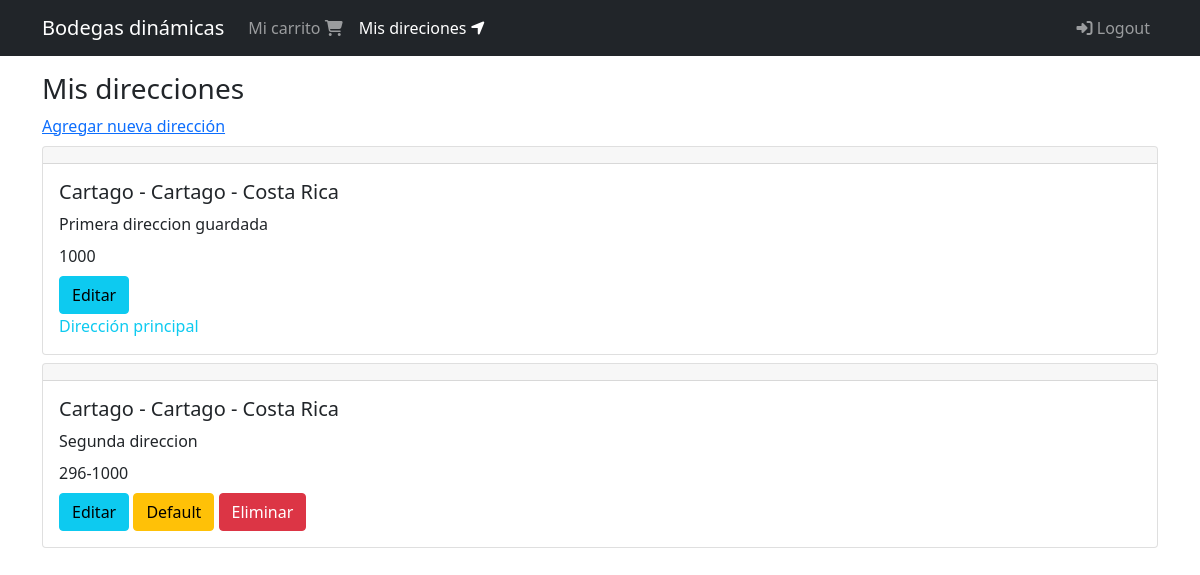
/direcciones/ (signed in), run on an earlier commit of the app's database.
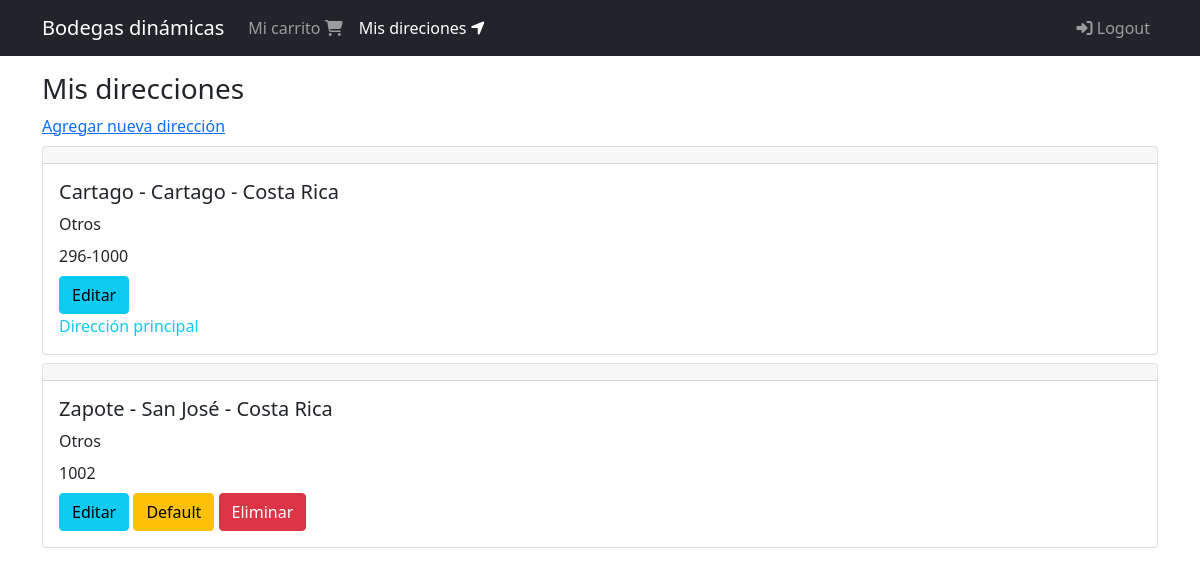
And on a later commit of the database.
### shipping_addresses/models.py (models this page shows, shortened)
class ShippingAddress(models.Model):
  user = models.ForeignKey(User, null=False, blank=False, on_delete=models.CASCADE )
  line1 = models.CharField(max_length=200)
  line2 = models.CharField(max_length=200, blank=True)
  city = models.CharField(max_length=100)
  state = models.CharField(max_length=100)
  country = models.CharField(max_length=50)
  reference = models.CharField(max_length=300)
  postal_code = models.CharField(max_length=20, null=False, blank=False)
  default = models.BooleanField(default=False)
  created_at = models.DateTimeField(auto_now_add=True)
  @property
  def address(self):
    return '{} - {} - {}'.format(self.city, self.state, self.country)

### shipping_addresses/views.py (the view)
# urls.py: path('', views.ShippingAddressListView.as_view(), name='shipping_addresses'),
class ShippingAddressListView(LoginRequiredMixin, ListView):
  login_url = 'login'
  model = ShippingAddress
  template_name = 'shipping_addresses/shipping_addresses.html'
  def get_queryset(self):
    return ShippingAddress.objects.filter(user=self.request.user).order_by('-default')

### shipping_addresses/templates/shipping_addresses/shipping_addresses.html
{% extends 'base.html' %}
{% block content %}
  <div class="col">
    <div class="h3">
      Mis direcciones
    </div>
    <a href="{% url 'shipping_addresses:create' %}">Agregar nueva dirección</a>
    <div class="mt-2">
      {% for shipping_address in object_list %}
        <div class="mt-2 mb-2">
          {% include 'shipping_addresses/snippets/shipping_address.html' with edit=True %}
        </div>
      {% endfor %}
    </div>
  </div>
{% endblock %}

### templates/base.html (shortened to what this page needs)
{% load static %}
<!DOCTYPE html>
<html lang="en">
<head>
  <link href="https://cdn.jsdelivr.net/npm/bootstrap@5.0.2/dist/css/bootstrap.min.css" rel="stylesheet"
>
</head>
<body>
  {% include 'navbar.html' %}
  <div class="container">
    <div class="row mt-3">
      {% block content %}
      {% endblock %}
    </div>
  </div>
</body>
</html>

### templates/navbar.html (shortened to what this page needs)
{% url 'carts:cart' as cart %}
{% url 'shipping_addresses:shipping_addresses' as shipping_addresses %}
<nav class="navbar navbar-expand-lg bg-dark navbar-dark">
  <div class="container">
    <a href="{% url 'index' %}" class="navbar-brand">Bodegas dinámicas</a>
    <div class="collapse navbar-collapse" id="navb">
      <ul class="navbar-nav">
        <li class="nav-item">
          <a class="nav-link {% if request.path == cart %}active{% endif%}" href="{{ cart }}">
            Mi carrito <span class="fas fa-shopping-cart"></span>
          </a>
        </li>
        {% if user.is_authenticated %}
        <li class="nav-item">
          <a class="nav-link {% if request.path == shipping_addresses %}active{% endif%}" href="{{ shipping_addresses }}">
            Mis direciones <span class="fas fa-location-arrow"></span>
          </a>
        </li>
        {% endif %}
      </ul>
      <ul class="navbar-nav ms-auto">
        {% if user.is_authenticated %}
        <li class="nav-item">
          <a href="{% url 'logout' %}" class="nav-link ">
            <span class="fas fa-sign-in-alt"></span>
            Logout
          </a>
        </li>
        {% endif %}
      </ul>
    </div>
  </div>
</nav>

### shipping_addresses/templates/shipping_addresses/snippets/shipping_address.html
<div class="card">
  <h5 class="card-header"></h5>
  <div class="card-body">
    <h5 class="card-tittle">{{ shipping_address.address }}</h5>
    <div class="card-title">
      {{ shipping_address.reference }}
    </div>
    <div>
      {{ shipping_address.postal_code }}
    </div>
    {% if edit %}
      <div class="mt-2">
        <a href="{% url 'shipping_addresses:update' shipping_address.pk %}" class="btn btn-info">Editar</a>
          {% if shipping_address.default %}
            <div class="text-info">
              Dirección principal
            </div>
          {% else%}
            <a href="{% url 'shipping_addresses:default' shipping_address.pk %}" class="btn btn-warning">Default</a>
            <a href="{% url 'shipping_addresses:delete' shipping_address.pk %}" class="btn btn-danger">Eliminar</a>
          {%  endif %}
    {% endif %}
      </div>
  </div>
</div>

What changed in the data, as far as the page shows it:
removed ShippingAddress: address "Cartago - Cartago - Costa Rica", reference "Primera direccion guardada", postal_code "1000", default "Dirección principal"
removed ShippingAddress: address "Cartago - Cartago - Costa Rica", reference "Segunda direccion", postal_code "296-1000", default "Default"
added ShippingAddress: address "Cartago - Cartago - Costa Rica", reference "Otros", postal_code "296-1000", default "Dirección principal"
added ShippingAddress: address "Zapote - San José - Costa Rica", reference "Otros", postal_code "1002", default "Default"
